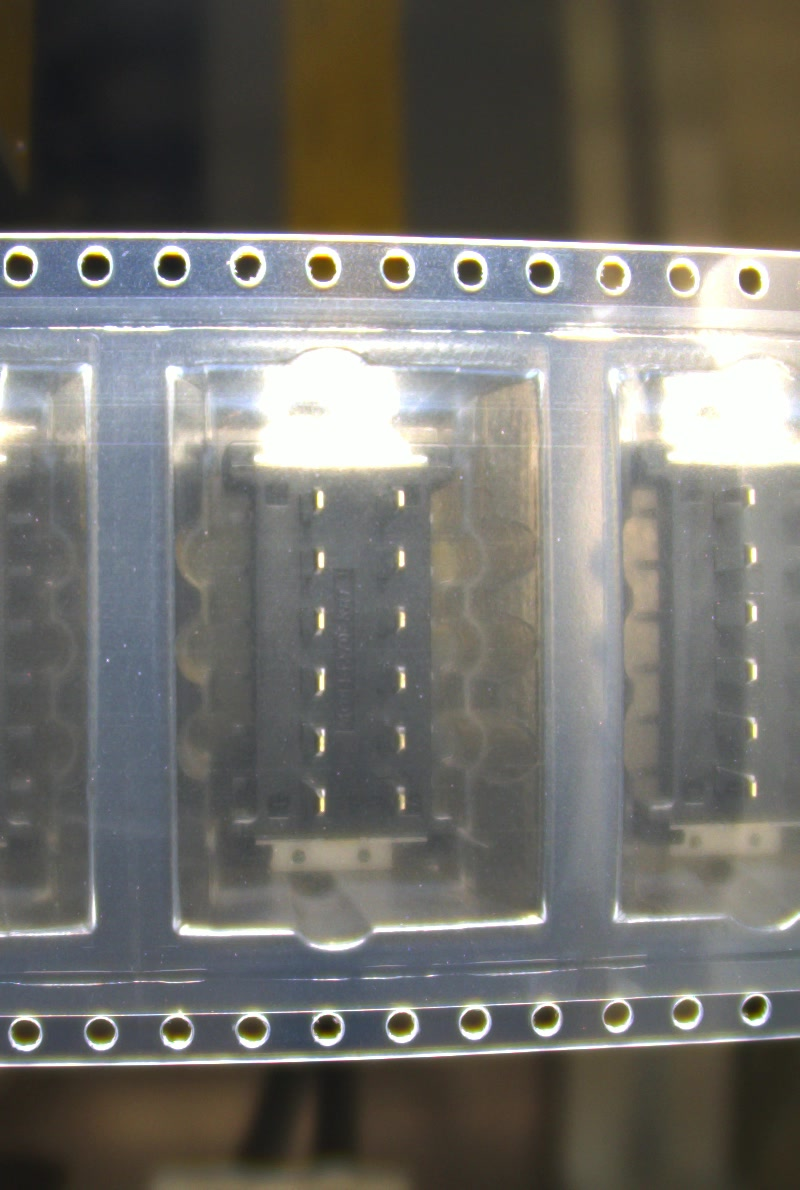
#> input picture IMAGES/IMG (2).jpg, 800 x 1190 px
$ python test-line.py
#> lines starting #> are read from the running program, lines starting #| are printed output that depends on the picture; after the words box and inside, x2 and y2 are one past the last pixel; in counts of white or black regions, pixels touching at a corner belong together
import cv2
import numpy as np
from scipy.optimize import curve_fit

# Hàm để fit polynomial
def poly_fit(x, y, degree=2):
    p = np.polyfit(x, y, degree)
    return np.poly1d(p)

# Đọc hình ảnh
image_path = 'IMAGES/IMG (2).jpg'
image = cv2.imread(image_path)
#> image is the input picture: shape (1190, 800, 3); mean B, G, R 107.4, 112.7, 114.3
image = image[255:320, :]
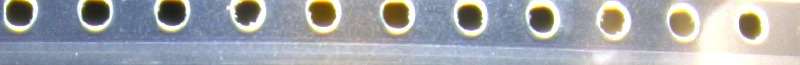
#> image: shape (65, 800, 3); mean B, G, R 172.8, 167.9, 165
gray = cv2.cvtColor(image, cv2.COLOR_BGR2GRAY)
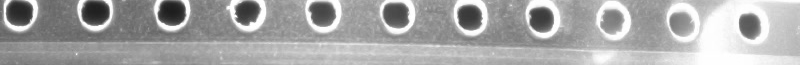
#> gray: shape (65, 800); min 27, max 255, mean 167.6

# Làm mờ hình ảnh để giảm nhiễu
gray_blurred = cv2.GaussianBlur(gray, (5, 5), 0)

# Phát hiện cạnh bằng phương pháp Canny
edges = cv2.Canny(gray_blurred, 50, 70, apertureSize=3)
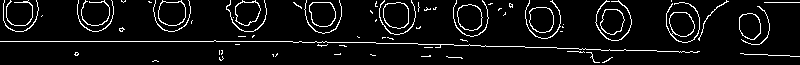
#> edges: shape (65, 800); 6.6% white in thin lines or dots

# Tìm các đường cong (contours)
contours, _ = cv2.findContours(edges, cv2.RETR_TREE, cv2.CHAIN_APPROX_SIMPLE)
#> contours = 83 contours, 58 with area under 20; largest, box (x1, y1, x2, y2) and area: (158, 0, 186, 26) 560, (383, 2, 409, 29) 553, (158, 1, 186, 26) 542, (383, 2, 409, 29) 536, (309, 2, 336, 27) 530

# Vẽ các contours
cv2.drawContours(image, contours, -1, (255, 0, 0), 1)  # Vẽ contours bằng màu xanh lam
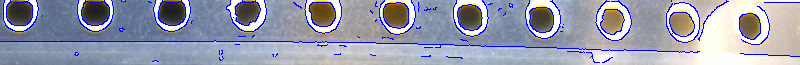
#> image: shape (65, 800, 3); 6.59% of pixels changed, all inside (x1, y1, x2, y2) = (0, 0, 800, 63)

# Vẽ các đường polynomial cho contour có dạng cong
for contour in contours:
    if len(contour) > 400:  # Chỉ xử lý những đường cong đủ dài
        # Tính độ cong (có thể thay đổi theo ý bạn)
        arc_length = cv2.arcLength(contour, True)
        area = cv2.contourArea(contour)
        circularity = (4 * np.pi * area) / (arc_length ** 2) if arc_length > 0 else 0

        # Kiểm tra nếu contour có dạng cong (circularity < 0.5 có thể điều chỉnh)
        if circularity < 0.5:
            # Lấy các điểm (x, y)
            x = contour[:, 0, 0]
            y = contour[:, 0, 1]

            # Fit polynomial
            poly = poly_fit(x, y, degree=2)

            # Vẽ đường cong fitted
            for i in range(len(x)):
                pt1 = (x[i], int(poly(x[i])))
                pt2 = (x[(i + 1) % len(x)], int(poly(x[(i + 1) % len(x)])))
#> this loop made 83 passes
#> contour on passes 7, 9, 16, 17, 20, 24, 25, 26, 27, 28, 31, 33: [[272, 54], [273, 55], [273, 56], [273, 54]], [[340, 53], [339, 54], [334, 54], [340, 54]], [[219, 50], [219, 54]], [[424, 47], [432, 47]], [[235, 44], [239, 44]], [[382, 37], [382, 38], [383, 37], [385, 37]], [[357, 36], [358, 37], [359, 37], [358, 37]], [[238, 36], [245, 36]], [[253, 35], [252, 36], [252, 37], [254, 35]], [[560, 31], [562, 31]], [[562, 26], [562, 27], [563, 27]], [[563, 24]]
                # cv2.line(image, pt1, pt2, (0, 255, 0), 2)  # Đường polynomial màu xanh lá

# Hiển thị kết quả
cv2.imshow('Detected Curves', image)
cv2.waitKey(0)
cv2.destroyAllWindows()
